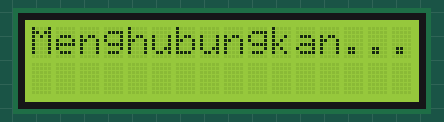
Simulated run of this sketch. Board: ESP32. Parts: 16×2 character LCD. WiFi joins after 1.5 s; servers stay silent unless stated; the local clock reads 2024-03-15 10:24:30 at power-on unless the sketch sets it.

Above: at 0.1 s.
At 1.7 s:
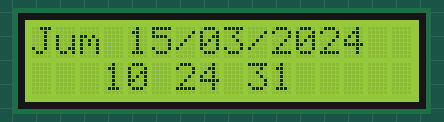
At 6.4 s:
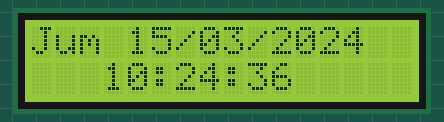
At 11.2 s:
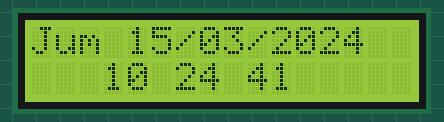
At 20.1 s:
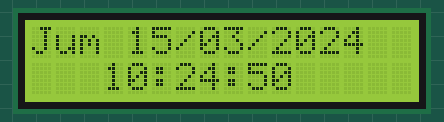
At 37.5 s:
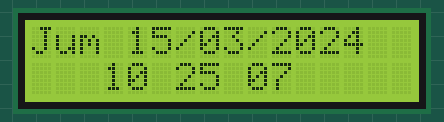

The sketch:

sketch.ino
```cpp
#include <WiFi.h>
#include <time.h>
#include <Wire.h>
#include <LiquidCrystal_I2C.h>

// Ganti dengan WiFi Anda jika dipakai di ESP32 asli.
// Untuk simulasi Wokwi, biarkan seperti ini.
const char* WIFI_SSID = "Wokwi-GUEST";
const char* WIFI_PASS = "";

// Zona waktu: WIB = 7, WITA = 8, WIT = 9
const long GMT_OFFSET_SEC = 7 * 3600;
const int  DST_OFFSET_SEC = 0;
const char* NTP_SERVER = "pool.ntp.org";

LiquidCrystal_I2C lcd(0x27, 16, 2);   // alamat I2C: 0x27 (atau 0x3F)

const char* HARI[] = {"Min", "Sen", "Sel", "Rab", "Kam", "Jum", "Sab"};

void setup() {
  Serial.begin(115200);
  Wire.begin(21, 22);                 // SDA = GPIO21, SCL = GPIO22
  lcd.init();
  lcd.backlight();

  lcd.setCursor(0, 0);
  lcd.print("Menghubungkan...");
  WiFi.begin(WIFI_SSID, WIFI_PASS, 6);
  while (WiFi.status() != WL_CONNECTED) {
    delay(250);
  }

  lcd.clear();
  lcd.setCursor(0, 0);
  lcd.print("Sinkron waktu...");
  configTime(GMT_OFFSET_SEC, DST_OFFSET_SEC, NTP_SERVER);

  struct tm t;
  while (!getLocalTime(&t)) {
    delay(300);
  }
  lcd.clear();
}

void loop() {
  struct tm t;
  if (getLocalTime(&t)) {
    char baris1[17];
    char baris2[17];

    // Baris 1: hari dan tanggal
    snprintf(baris1, sizeof(baris1), "%s %02d/%02d/%04d",
             HARI[t.tm_wday], t.tm_mday, t.tm_mon + 1, t.tm_year + 1900);

    // Baris 2: jam dengan titik dua berkedip
    char sep = (t.tm_sec % 2) ? ' ' : ':';
    snprintf(baris2, sizeof(baris2), "   %02d%c%02d%c%02d   ",
             t.tm_hour, sep, t.tm_min, sep, t.tm_sec);

    lcd.setCursor(0, 0);
    lcd.print(baris1);
    lcd.setCursor(0, 1);
    lcd.print(baris2);
  }
  delay(500);
}
```

Measured:
- what the display in image 1 shows lasts 0.6 s, from 1.6 s to 2.2 s
- what the display in image 2 shows lasts 1.0 s, from 6.4 s to 7.4 s
